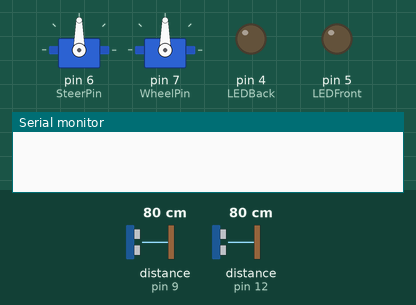
Recording of a sketch running on a simulated Arduino Uno, built with avr-gcc and run on an emulated ATmega328P. Parts: 2 × servo, output pins drawn as LEDs (lit = HIGH), the last lines printed to the serial monitor. Wiring (inferred from the names in the program): 2 × ultrasonic range finder: trigger pin 10, echo pin 9 / trigger pin 11, echo pin 12. The inputs (shaded band) are chosen by the test bench; at power-on: distance to the obstacle (sensors on pin 9, pin 12) 80 cm. The echo pulse lasts 58.3 µs per cm; pins used as bus, display or sensor lines are not drawn.

Above: at 1.2 s.
1.3 s: distance to the obstacle (sensor on pin 9) set to 55 cm
2.8 s: distance to the obstacle (sensor on pin 9) set to 46 cm
At 4.0 s:
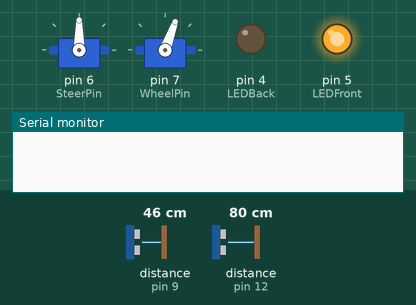
4.5 s: distance to the obstacle (sensor on pin 12) set to 54 cm
6.0 s: distance to the obstacle (sensor on pin 12) set to 45 cm
At 6.7 s:
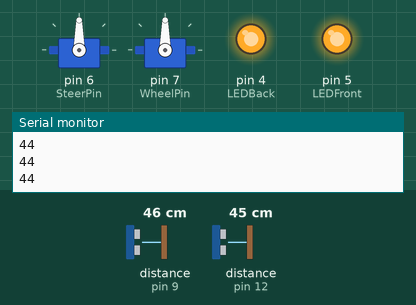
7.7 s: distance to the obstacle (sensor on pin 9) set to 60 cm
At 8.9 s:
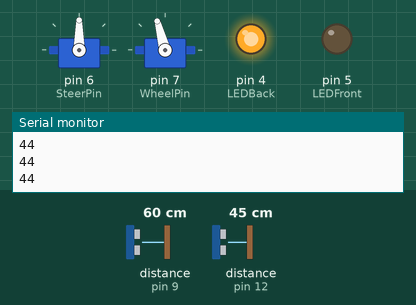
9.2 s: distance to the obstacle (sensor on pin 9) set to 2 cm
At 10.7 s:
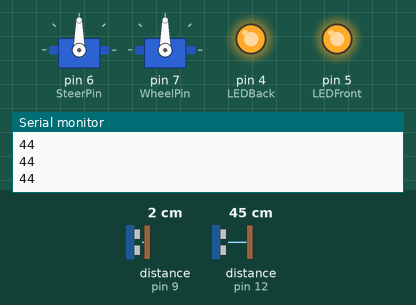
Timing chart, 0 to 11.9 s (numbered marks = the images above; inputs shaded):
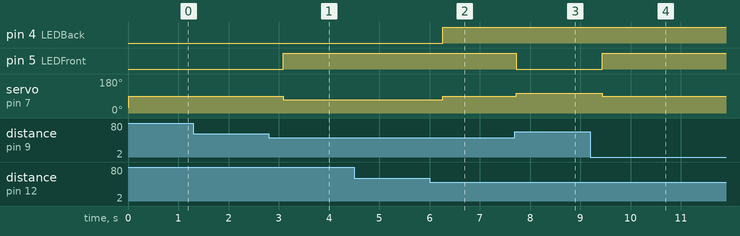

Measured:
- the behaviour switches between 51 and 50 cm on distance to the obstacle (sensor on pin 9) (found by bisection; images 0 and 1)
- the behaviour switches between 51 and 50 cm on distance to the obstacle (sensor on pin 12) (found by bisection; images 1 and 2)
- after the input at 1.3 s, every drawn part: stays the same
- after the input at 2.8 s, pin 5 (LEDFront): LOW → HIGH after 0.29 s; servo on pin 7 (WheelPin): 90° → 70° after 0.29 s
- after the input at 4.5 s, every drawn part: stays the same
- after the input at 6.0 s, pin 4 (LEDBack): LOW → HIGH after 0.26 s; servo on pin 7 (WheelPin): 70° → 90° after 0.26 s
- after the input at 7.7 s, pin 5 (LEDFront): HIGH → LOW at once; servo on pin 7 (WheelPin): 90° → 105° at once
- after the input at 9.2 s, pin 5 (LEDFront): LOW → HIGH after 0.24 s; servo on pin 7 (WheelPin): 105° → 90° after 0.24 s

The sketch:

OnBoard.ino
```cpp
#include <Servo.h>
const int TrigPinFront = 10;
const int EchoPinFront = 9;
const int TrigPinBack = 11;
const int EchoPinBack = 12;
const int SteerPin = 6;
const int WheelPin = 7;
const int LEDFront = 5;
const int LEDBack = 4;
int directio = 90;
int speeds = 90;
Servo Steer;
Servo Wheel;
bool error = false;
int reading = 68;
int EFront = 0;
int EBack = 0;

void setup() {
  Steer.attach(SteerPin);
  Wheel.attach(WheelPin);
  pinMode(TrigPinFront, OUTPUT);
  pinMode(EchoPinFront, INPUT);
  pinMode(TrigPinBack, OUTPUT);
  pinMode(EchoPinBack, INPUT);
  pinMode(LEDFront, OUTPUT);
  pinMode(LEDBack, OUTPUT);
  Serial.begin(9600);
  Wheel.write(30);
  Steer.write(90);
}

//enum Dir { Left, Straight, Right };

int getdistance(int TPin,int EPin)
{
  long duration;
  int distance;
  digitalWrite(TPin, LOW);
  delayMicroseconds(2);

  digitalWrite(TPin, HIGH);
  delayMicroseconds(10);
  digitalWrite(TPin, LOW);

  duration = pulseIn(EPin, HIGH);
  distance = int(duration*0.034)>>1;
  //Serial.println(distance);
  return distance;
}

void loop() {
  int disFront = getdistance(TrigPinFront, EchoPinFront);
  int disBack = getdistance(TrigPinBack, EchoPinBack);
  if(disFront < 50 && disBack < 50 && disFront != 0 && disBack !=0)
  {
    EFront++;
    EBack++;
  }
  else
  if(disFront < 50 && disFront != 0 && disBack !=0)
  {
    EFront++;
    EBack = 0;
  }
  else
  if(disBack < 50 && disFront != 0 && disBack !=0)
  {
    EFront = 0;
    EBack++;
  }
  else
  {
    EFront = 0;
    EBack = 0;
  }


  if(EFront > 9 && EBack > 9)
  {
    digitalWrite(LEDFront, HIGH);
    digitalWrite(LEDBack, HIGH);
    speeds = 90;
    directio = 90;
    error = true;
    Serial.println(disBack);
  }
  else
  if(EFront > 9)
  {
    digitalWrite(LEDFront, HIGH);
    digitalWrite(LEDBack, LOW);
    speeds = 70;
    directio = 90;
    error = true;
  }
  else
  if(EBack > 9)
  {
    digitalWrite(LEDFront, LOW);
    digitalWrite(LEDBack, HIGH);
    speeds = 105;
    directio = 90;
    error = true;
  }
  else
  if(error)
  {
    error = false;
    digitalWrite(LEDFront, LOW);
    digitalWrite(LEDBack, LOW);
    speeds = 90;
    directio = 90;
    reading = 68;
  }
  else
  {
    error = false;
    speeds = ((reading>>4)<<2) + 74;

    directio = ((reading & 7)<<3) + 58;
    //Serial.println(directio);
  }
  Wheel.write(speeds);
  Steer.write(directio);
  delay(20);
}

void serialEvent(){
  //statements
  if(Serial.available() > 0)
  {
    reading = Serial.read();
  }
}
```
